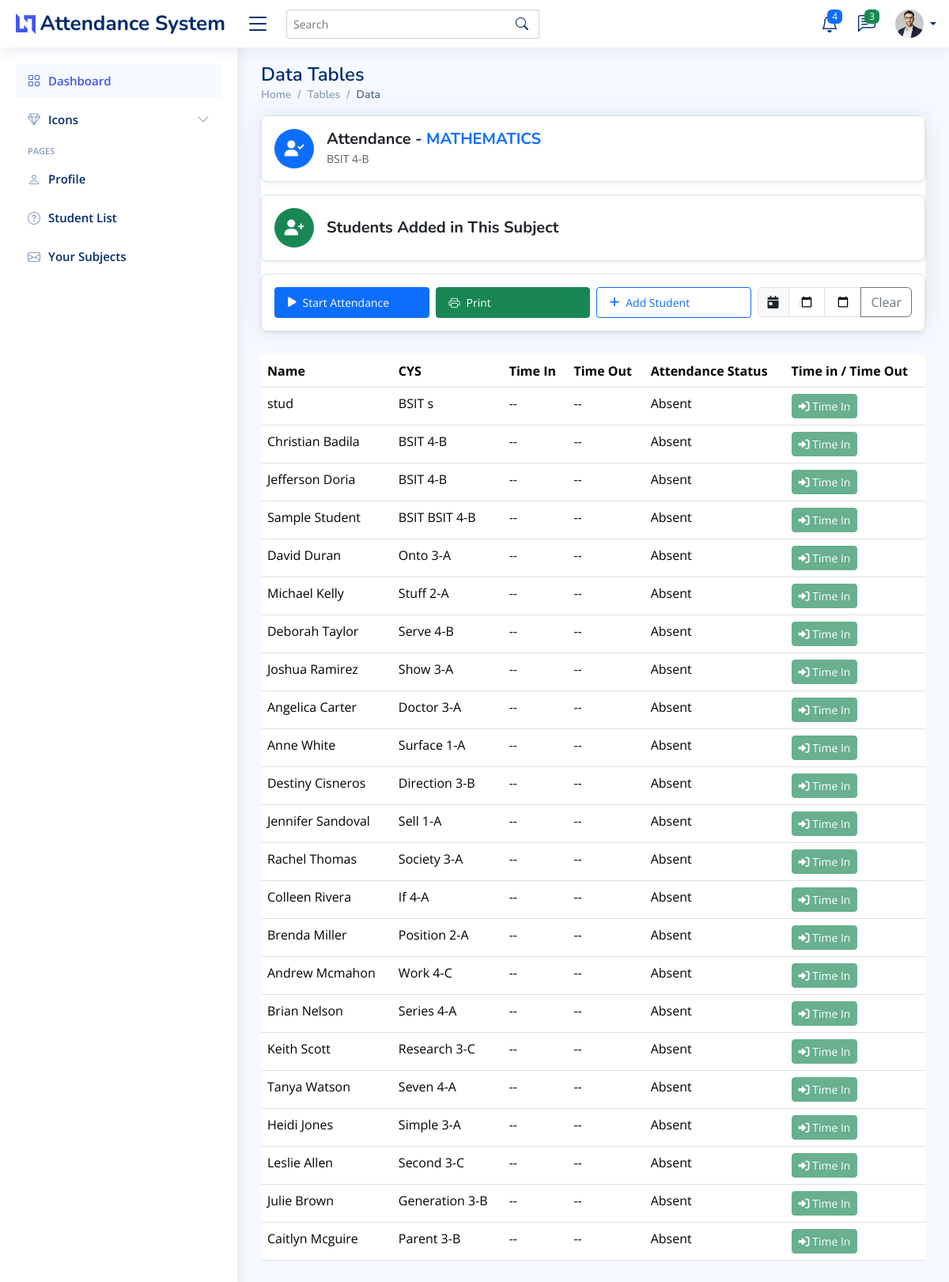
The app's page /student-attendance/14/ with its own data.
### myapp/models.py (models this page shows, shortened)
class Subject(models.Model):
    name = models.CharField(max_length=100)
    description = models.TextField(blank=True, null=True)
    course_year_section = models.CharField(max_length=100, default="default_course_year_section")
    teacher = models.ForeignKey(Teacher, on_delete=models.CASCADE, related_name="subjects")
    created_at = models.DateTimeField(auto_now_add=True)

class Student(models.Model):
    username = models.CharField(max_length=255, unique=True, default="default_username")
    student_id = models.CharField(max_length=50, unique=True)
    full_name = models.CharField(max_length=255)
    course = models.CharField(max_length=100)
    year_section = models.CharField(max_length=50, blank=True, null=True)
    email = models.EmailField(unique=True, blank=True, null=True)
    password = models.CharField(max_length=255)
    subjects = models.ManyToManyField(Subject, related_name="students")
    created_at = models.DateTimeField(auto_now_add=True)

### myapp/views.py (the view, shortened to what this page needs)
# urls.py: path('student-attendance/<int:id>/', views.student_attendance, name='student-attendance'),
def student_attendance(request, id):
    subject = get_object_or_404(Subject, id=id)
    assigned_students = subject.students.all()
    today = localdate()
    attendance_records = Attendance.objects.filter(
        student__in=assigned_students,
        subject=subject,
        date= today
    ).order_by('date')
    student_attendance_map = defaultdict(lambda: {'time_in': None, 'time_out': None})
    for att in attendance_records:
        student_data = student_attendance_map[att.student.id]
        if att.time_in and not student_data['time_in']:
            student_data['time_in'] = att.time_in
        if att.time_out and not student_data['time_out']:
            student_data['time_out'] = att.time_out
    for student in assigned_students:
        student.attendance = student_attendance_map.get(student.id, None)
        if student.attendance:
            print(f"Student: {student.full_name}, Time In: {student.attendance['time_in']}, Time Out: {student.attendance['time_out']}")
    available_students = Student.objects.exclude(id__in=assigned_students.values_list('id', flat=True))
    return render(request, 'myapp/student_attendance.html', {
        'assigned_students': assigned_students,
        'available_students': available_students,
        'subject': subject,
        'all_attendance_records': attendance_records,  # Pass all attendance records to the template
    })

### myapp/templates/myapp/student_attendance.html (shortened to what this page needs)
{% extends 'myapp/base.html' %}
{% load static %}
{% block content %}
<main id="main" class="main">
<div class="toast-container position-fixed bottom-0 end-0 p-3">
</div>
  <div class="pagetitle">
    <h1>Data Tables</h1>
    <nav>
      <ol class="breadcrumb">
        <li class="breadcrumb-item"><a href="index.html">Home</a></li>
        <li class="breadcrumb-item">Tables</li>
        <li class="breadcrumb-item active">Data</li>
      </ol>
    </nav>
  </div>
  <section class="section">
    <div class="row">
      <div class="col-lg-12">
        <div class="card">
<div class="d-flex align-items-center justify-content-between p-3 bg-white shadow-sm rounded-3 border">
  <div class="d-flex align-items-center">
    <div class="icon-container bg-primary text-white d-flex align-items-center justify-content-center rounded-circle me-3" style="width: 50px; height: 50px;">
      <i class="fas fa-user-check fs-5"></i>
    </div>
    <div>
      <h5 class="fw-bold text-dark mb-0">
        Attendance - <span class="text-uppercase text-primary">{{ subject.name }}</span>
      </h5>
      <small class="text-muted">{{ subject.course_year_section }}</small>
    </div>
  </div>
</div>
<div class="p-3 bg-white shadow-sm rounded-3 mt-3 border d-flex align-items-center">
  <div class="icon-container bg-success text-white d-flex align-items-center justify-content-center rounded-circle me-3" style="width: 50px; height: 50px;">
    <i class="fas fa-user-plus fs-5"></i>
  </div>
  <h5 class="fw-bold text-dark mb-0">Students Added in This Subject</h5>
</div>
<div class="p-3 bg-white shadow-sm rounded-3 mt-3 border">
  <div class="row g-2 justify-content-center justify-content-md-end">
    <div class="col-12 col-md-3">
      <button type="button" class="btn btn-primary btn-sm d-flex align-items-center w-100 px-3 py-2" id="startAttendance" data-bs-toggle="modal" data-bs-target="#attendanceChoiceModal">
        <i class="fa-solid fa-play me-2"></i> Start Attendance
      </button>
    </div>
    <div class="col-12 col-md-3">
      <button type="button" class="btn btn-success btn-sm d-flex align-items-center w-100 px-3 py-2" id="printAttendance">
        <i class="bi bi-printer me-2"></i> Print
      </button>
    </div>
    <div class="col-12 col-md-3">
      <button type="button" class="btn btn-outline-primary btn-sm d-flex align-items-center w-100 px-3 py-2" data-bs-toggle="modal" data-bs-target="#addStudentModal">
        <i class="fa-solid fa-plus me-2"></i> Add Student
      </button>
    </div>
    <div class="col-12 col-md-3">
      <div class="input-group">
        <span class="input-group-text"><i class="fa-solid fa-calendar-day"></i></span>
        <input type="date" class="form-control" id="startDateFilter">
        <input type="date" class="form-control" id="endDateFilter">
        <button class="btn btn-outline-secondary" type="button" id="clearDateFilter">Clear</button>
      </div>
    </div>
  </div>
</div>
</div>
<div class="table-responsive mt-4" style="min-height: 400px">
  <table class="table datatable">
    <thead>
      <tr>
        <th>Name</th>
        <th>CYS</th>
        <th>Time In</th>
        <th>Time Out</th>
        <th>Attendance Status</th>
        <th>Time in / Time Out</th>
      </tr>
    </thead>
    <tbody>
      {% for student in assigned_students %}
        <tr>
          <td>{{ student.full_name }}</td>
          <td>{{ student.course }} {{ student.year_section }}</td>
          <td id="time-in-{{ student.id }}">
            {% if student.attendance and student.attendance.time_in %}
                {{ student.attendance.time_in|time:"g:i A" }}
            {% else %}
                --
            {% endif %}
        </td>
          <td id="time-out-{{ student.id }}">
            {% if student.attendance and student.attendance.time_out %}
              {{ student.attendance.time_out|time:"g:i A" }}
            {% else %}
              --
            {% endif %}
          </td>
          <td>
            {% if student.attendance and student.attendance.time_in %}
              Present
            {% else %}
              Absent
            {% endif %}
          </td>
          <td>
            <div class="btn-group" role="group">
              <button class="btn btn-success btn-sm mark-attendance"
                      data-student="{{ student.id }}"
                      data-status="Time In"
                      disabled>
                <i class="fa-solid fa-sign-in-alt"></i> Time In
              </button>
            </div>
          </td>
        </tr>
      {% endfor %}
    </tbody>
  </table>
</div>
      </div>
    </div>
</section>
</main>
{% endblock %}

### static/assets/css/style.css (style rules this page uses)
:root { scroll-behavior: smooth; }
body { font-family: "Open Sans", sans-serif; background: #f6f9ff; color: #444444; }
a { color: #4154f1; text-decoration: none; }
h1, h2, h3, h4, h5, h6 { font-family: "Nunito", sans-serif; }
#main { margin-top: 60px; padding: 20px 30px; transition: all 0.3s; }
.pagetitle { margin-bottom: 10px; }
.pagetitle h1 { font-size: 24px; margin-bottom: 0; font-weight: 600; color: #012970; }
.card { margin-bottom: 30px; border: none; border-radius: 5px; box-shadow: 0px 0 30px rgba(1, 41, 112, 0.1); }
.breadcrumb { font-size: 14px; font-family: "Nunito", sans-serif; color: #899bbd; font-weight: 600; }
.breadcrumb a { color: #899bbd; transition: 0.3s; }
.breadcrumb .breadcrumb-item::before { color: #899bbd; }
.breadcrumb .active { color: #51678f; font-weight: 600; }
@media (min-width: 1200px) { #main, #footer { margin-left: 300px; } }

### records on screen
Subject: name "MATHEMATICS", course_year_section "BSIT 4-B"
Student: full_name "stud", course "BSIT", year_section "s", shows "Absent"
Student: full_name "Christian Badila", course "BSIT", year_section "4-B", shows "Absent"
Student: full_name "Jefferson Doria", course "BSIT", year_section "4-B", shows "Absent"
Student: full_name "Sample Student", course "BSIT", year_section "BSIT 4-B", shows "Absent"
Student: full_name "David Duran", course "Onto", year_section "3-A", shows "Absent"
Student: full_name "Michael Kelly", course "Stuff", year_section "2-A", shows "Absent"
Student: full_name "Deborah Taylor", course "Serve", year_section "4-B", shows "Absent"
Student: full_name "Joshua Ramirez", course "Show", year_section "3-A", shows "Absent"
Student: full_name "Angelica Carter", course "Doctor", year_section "3-A", shows "Absent"
Student: full_name "Anne White", course "Surface", year_section "1-A", shows "Absent"
Student: full_name "Destiny Cisneros", course "Direction", year_section "3-B", shows "Absent"
Student: full_name "Jennifer Sandoval", course "Sell", year_section "1-A", shows "Absent"
Student: full_name "Rachel Thomas", course "Society", year_section "3-A", shows "Absent"
Student: full_name "Colleen Rivera", course "If", year_section "4-A", shows "Absent"
Student: full_name "Brenda Miller", course "Position", year_section "2-A", shows "Absent"
Student: full_name "Andrew Mcmahon", course "Work", year_section "4-C", shows "Absent"
Student: full_name "Brian Nelson", course "Series", year_section "4-A", shows "Absent"
Student: full_name "Keith Scott", course "Research", year_section "3-C", shows "Absent"
Student: full_name "Tanya Watson", course "Seven", year_section "4-A", shows "Absent"
Student: full_name "Heidi Jones", course "Simple", year_section "3-A", shows "Absent"
Student: full_name "Leslie Allen", course "Second", year_section "3-C", shows "Absent"
Student: full_name "Julie Brown", course "Generation", year_section "3-B", shows "Absent"
Student: full_name "Caitlyn Mcguire", course "Parent", year_section "3-B", shows "Absent"
